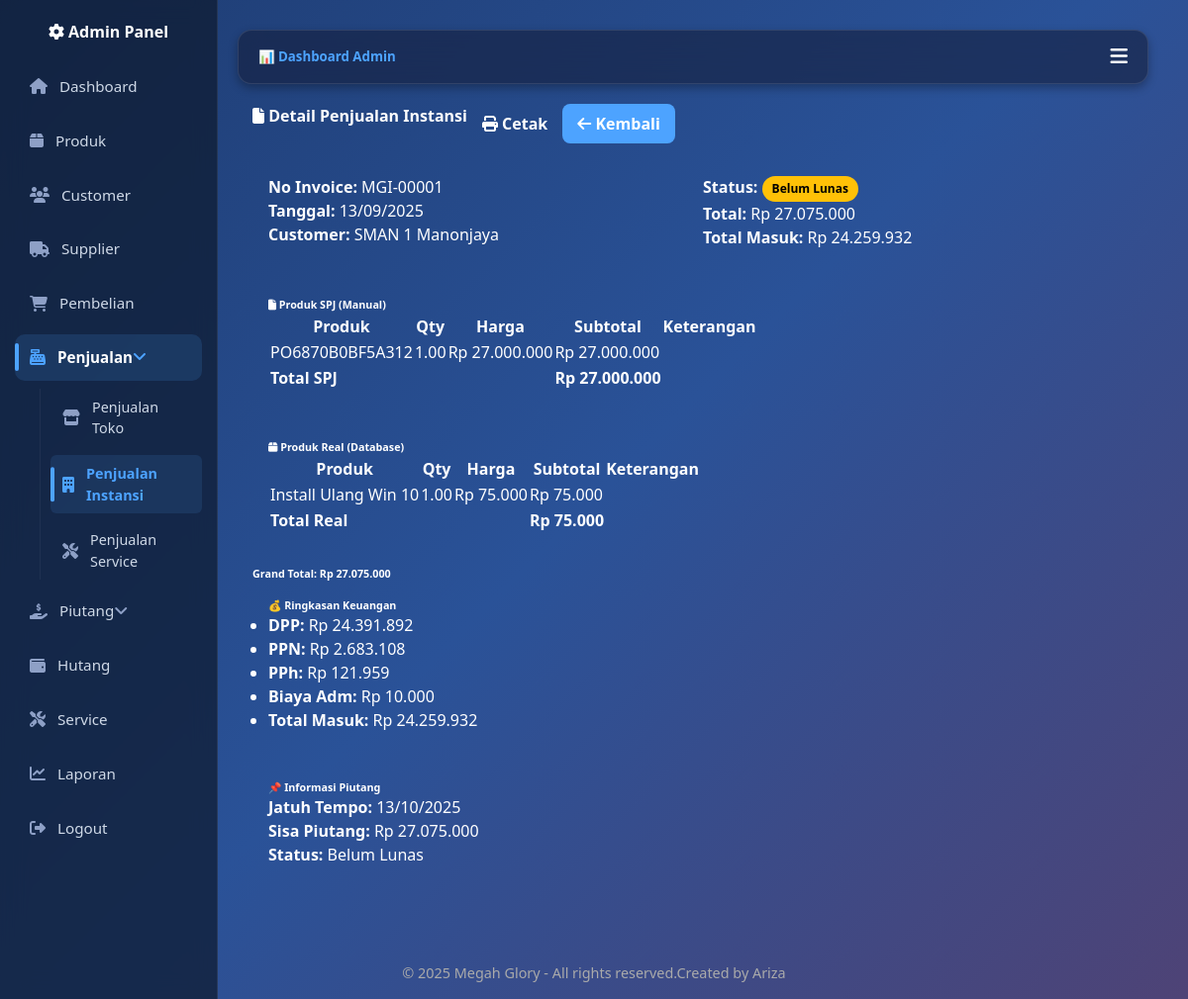
Screenshot of /Admin/Penjualan/instansi/detail.php?id=24 (signed in) with the database file from the repository.
### tables this page shows
CREATE TABLE `penjualan_instansi` (
  `id` int(11) NOT NULL,
  `no_invoice` varchar(30) NOT NULL,
  `tanggal` date NOT NULL,
  `customer_id` int(11) NOT NULL,
  `jenis_penjualan` enum('SPJ','Real','SPJ+Real') NOT NULL,
  `keterangan` text DEFAULT NULL,
  `total` decimal(15,2) DEFAULT 0.00,
  `dpp` decimal(15,2) DEFAULT 0.00,
  `ppn` decimal(15,2) DEFAULT 0.00,
  `pph` decimal(15,2) DEFAULT 0.00,
  `biaya_adm` decimal(15,2) DEFAULT 0.00,
  `total_masuk` decimal(15,2) DEFAULT 0.00,
  `status` enum('Lunas','Belum Lunas') DEFAULT 'Belum Lunas',
  `created_at` timestamp NOT NULL DEFAULT current_timestamp(),
  `updated_at` timestamp NOT NULL DEFAULT current_timestamp() ON UPDATE current_timestamp()
);

CREATE TABLE `customer` (
  `id` int(11) NOT NULL,
  `nama_customer` varchar(100) NOT NULL,
  `jenis` enum('Toko','Instansi') DEFAULT 'Toko',
  `alamat` text DEFAULT NULL,
  `no_telp` varchar(30) DEFAULT NULL,
  `email` varchar(100) DEFAULT NULL
);

CREATE TABLE `penjualan_instansi_detail` (
  `id` int(11) NOT NULL,
  `penjualan_id` int(11) NOT NULL,
  `produk_id` int(11) DEFAULT NULL,
  `nama_produk` varchar(100) NOT NULL,
  `qty` decimal(10,2) NOT NULL,
  `harga` decimal(15,2) NOT NULL,
  `subtotal` decimal(15,2) NOT NULL,
  `jenis_item` enum('SPJ','Real') NOT NULL,
  `keterangan` varchar(255) DEFAULT NULL
);

CREATE TABLE `piutang_instansi` (
  `id` int(11) NOT NULL,
  `penjualan_id` int(11) NOT NULL,
  `jatuh_tempo` date DEFAULT NULL,
  `sisa_piutang` decimal(15,2) DEFAULT 0.00,
  `status` enum('Lunas','Belum Lunas') DEFAULT 'Belum Lunas'
);

### Admin/Penjualan/instansi/detail.php (the view, shortened to what this page needs)
<?php
include "../../../config.php";
include "../../../header.php";
function rupiah($angka) {
    return "Rp " . number_format($angka, 0, ',', '.');
}
$id = intval($_GET['id']);
$sql = "SELECT pi.*, c.nama_customer
        FROM penjualan_instansi pi
        JOIN customer c ON pi.customer_id = c.id
        WHERE pi.id = $id";
$res = $conn->query($sql);
$penjualan = $res->fetch_assoc();
$sqlSPJ = "SELECT * FROM penjualan_instansi_detail WHERE penjualan_id=$id AND jenis_item='SPJ'";
$resSPJ = $conn->query($sqlSPJ);
$sqlReal = "SELECT * FROM penjualan_instansi_detail WHERE penjualan_id=$id AND jenis_item='Real'";
$resReal = $conn->query($sqlReal);
$sqlPiutang = "SELECT * FROM piutang_instansi WHERE penjualan_id=$id LIMIT 1";
$resPiutang = $conn->query($sqlPiutang);
$piutang = $resPiutang->fetch_assoc();
?>
<div class="container-fluid">
  <div class="d-flex justify-content-between align-items-center mb-3">
    <h4><i class="fa fa-file"></i> Detail Penjualan Instansi</h4>
    <div class="d-flex gap-2">
      <a href="print_detail.php?id=<?= $id ?>" target="_blank" class="btn btn-secondary">
        <i class="fa fa-print"></i> Cetak
      </a>
      <a href="index.php" class="btn btn-primary">
        <i class="fa fa-arrow-left"></i> Kembali
      </a>
    </div>
  </div>
  <div class="card-dark p-3 mb-3">
    <div class="row">
      <div class="col-md-6">
        <p><strong>No Invoice:</strong> <?= htmlspecialchars($penjualan['no_invoice']) ?></p>
        <p><strong>Tanggal:</strong> <?= date("d/m/Y", strtotime($penjualan['tanggal'])) ?></p>
        <p><strong>Customer:</strong> <?= htmlspecialchars($penjualan['nama_customer']) ?></p>
      </div>
      <div class="col-md-6 text-end">
        <p><strong>Status:</strong>
          <span class="badge <?= $penjualan['status']=='Lunas'?'bg-success':'bg-warning text-dark' ?>">
            <?= $penjualan['status'] ?>
          </span>
        </p>
        <p><strong>Total:</strong> <?= rupiah($penjualan['total']) ?></p>
        <p><strong>Total Masuk:</strong> <?= rupiah($penjualan['total_masuk']) ?></p>
      </div>
    </div>
  </div>
  <div class="card-dark p-3 mb-3">
    <h6><i class="fa fa-file"></i> Produk SPJ (Manual)</h6>
    <table class="table table-bordered table-striped align-middle">
      <thead class="table-primary text-center">
        <tr>
          <th>Produk</th>
          <th>Qty</th>
          <th>Harga</th>
          <th>Subtotal</th>
          <th>Keterangan</th>
        </tr>
      </thead>
      <tbody>
        <?php
        $totalSPJ = 0;
        if ($resSPJ->num_rows > 0):
          while($row = $resSPJ->fetch_assoc()):
            $totalSPJ += $row['subtotal'];
        ?>
          <tr>
            <td><?= htmlspecialchars($row['nama_produk']) ?></td>
            <td class="text-center"><?= $row['qty'] ?></td>
            <td class="text-end"><?= rupiah($row['harga']) ?></td>
            <td class="text-end"><?= rupiah($row['subtotal']) ?></td>
            <td><?= htmlspecialchars($row['keterangan']) ?></td>
          </tr>
        <?php endwhile; ?>
          <tr class="fw-bold">
            <td colspan="3" class="text-end">Total SPJ</td>
            <td class="text-end"><?= rupiah($totalSPJ) ?></td>
            <td></td>
          </tr>
        <?php else: ?>
          <tr><td colspan="5" class="text-center">Tidak ada produk SPJ</td></tr>
        <?php endif; ?>
      </tbody>
    </table>
  </div>
  <div class="card-dark p-3 mb-3">
    <h6><i class="fa fa-box"></i> Produk Real (Database)</h6>
    <table class="table table-bordered table-striped align-middle">
      <thead class="table-success text-center">
        <tr>
          <th>Produk</th>
          <th>Qty</th>
          <th>Harga</th>
          <th>Subtotal</th>
          <th>Keterangan</th>
        </tr>
      </thead>
      <tbody>
        <?php
        $totalReal = 0;
        if ($resReal->num_rows > 0):
          while($row = $resReal->fetch_assoc()):
            $totalReal += $row['subtotal'];
        ?>
          <tr>
            <td><?= htmlspecialchars($row['nama_produk']) ?></td>
            <td class="text-center"><?= $row['qty'] ?></td>
            <td class="text-end"><?= rupiah($row['harga']) ?></td>
            <td class="text-end"><?= rupiah($row['subtotal']) ?></td>
            <td><?= htmlspecialchars($row['keterangan']) ?></td>
          </tr>
        <?php endwhile; ?>
          <tr class="fw-bold">
            <td colspan="3" class="text-end">Total Real</td>
            <td class="text-end"><?= rupiah($totalReal) ?></td>
            <td></td>
          </tr>
        <?php else: ?>
          <tr><td colspan="5" class="text-center">Tidak ada produk Real</td></tr>
        <?php endif; ?>
      </tbody>
    </table>
  </div>
  <?php $grandTotal = $totalSPJ + $totalReal; ?>
  <h6 class="text-end fw-bold">Grand Total: <?= rupiah($grandTotal) ?></h6>
  <div class="card-dark p-3 mb-3">
    <h6>💰 Ringkasan Keuangan</h6>
    <ul>
      <li><strong>DPP:</strong> <?= rupiah($penjualan['dpp']) ?></li>
      <li><strong>PPN:</strong> <?= rupiah($penjualan['ppn']) ?></li>
      <li><strong>PPh:</strong> <?= rupiah($penjualan['pph']) ?></li>
      <li><strong>Biaya Adm:</strong> <?= rupiah($penjualan['biaya_adm']) ?></li>
      <li><strong>Total Masuk:</strong> <?= rupiah($penjualan['total_masuk']) ?></li>
    </ul>
  </div>
  <?php if ($piutang): ?>
  <div class="card-dark p-3 mb-3">
    <h6>📌 Informasi Piutang</h6>
    <p><strong>Jatuh Tempo:</strong> <?= date("d/m/Y", strtotime($piutang['jatuh_tempo'])) ?></p>
    <p><strong>Sisa Piutang:</strong> <?= rupiah($piutang['sisa_piutang']) ?></p>
    <p><strong>Status:</strong> <?= $piutang['status'] ?></p>
  </div>
  <?php endif; ?>
</div>
<?php include "../../../footer.php"; ?>

### assets/css/base.css (style rules this page uses)
:root { --primary: #009688; --secondary: #6c757d; --success: #28a745; --danger: #dc3545; --warning: #ffc107; --info: #17a2b8; --light: #f8f9fa; --dark: #212529; --body-bg: #0a1930; --body-color: #ffffff; }
* { box-sizing: border-box; margin: 0; padding: 0; }
body { font-family: 'Segoe UI', sans-serif; background: linear-gradient(135deg, #1e3c72, #2a5298, #4e4376); color: var(--body-color); line-height: 1.5; }
a { text-decoration: none; color: inherit; }
.container-fluid { width: 100%; padding: 0 15px; margin: 0 auto; }
.row { display: flex; flex-wrap: wrap; margin-left: -10px; margin-right: -10px; }
.row > [class*="col-"] { padding-left: 10px; padding-right: 10px; }
@media (min-width: 768px) { .col-md-6 { flex: 0 0 50%; max-width: 50%; } }
.text-center { text-align: center !important; }
.mb-3 { margin-bottom: 1rem !important; }
.p-3 { padding: 1rem !important; }
.d-flex { display: flex !important; }
.fw-bold { font-weight: 700 !important; }
.bg-warning { background-color: var(--warning) !important; color: #000 !important; }

### assets/css/components.css (style rules this page uses)
.btn { display: inline-block; padding: 8px 15px; border-radius: 8px; font-weight: 600; cursor: pointer; transition: 0.3s; text-align: center; }
.btn-primary { background: #4da3ff; color: #fff; }
::placeholder { color: #aaa; }
.badge { display: inline-block; padding: 4px 10px; border-radius: 50px; font-size: 0.75rem; font-weight: 600; color: #fff; }

### assets/css/custom.css (style rules this page uses)
html, body { height: 100%; margin: 0; display: flex; flex-direction: column; }

### rows the page displays
penjualan_instansi: no_invoice "MGI-00001", tanggal "13/09/2025", customer.nama_customer "SMAN 1 Manonjaya", status "Belum Lunas", total "Rp 27.075.000", total_masuk "Rp 24.259.932", dpp "Rp 24.391.892", ppn "Rp 2.683.108", pph "Rp 121.959", biaya_adm "Rp 10.000"
penjualan_instansi_detail: nama_produk "PO6870B0BF5A312", qty "1.00", harga "Rp 27.000.000", subtotal "Rp 27.000.000"
penjualan_instansi_detail: nama_produk "Install Ulang Win 10", qty "1.00", harga "Rp 75.000", subtotal "Rp 75.000"
piutang_instansi: jatuh_tempo "13/10/2025", sisa_piutang "Rp 27.075.000", status "Belum Lunas"

### other values shown
rupiah($totalSPJ) "Rp 27.000.000"
rupiah($totalReal) "Rp 75.000"
rupiah($grandTotal) "Rp 27.075.000"
